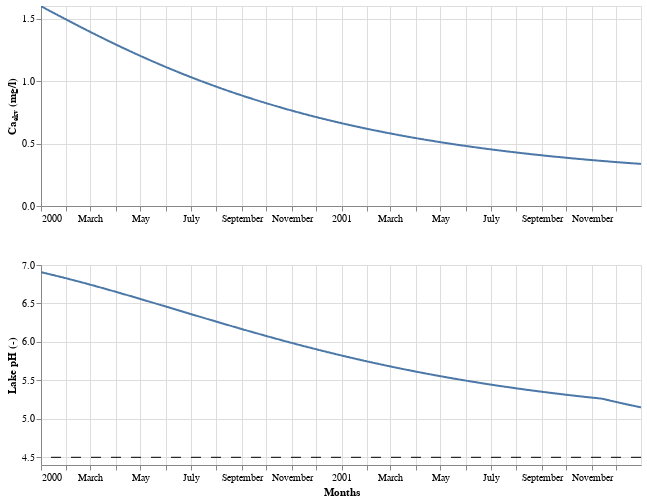

Notebook code for this chart:
### Markdown cell above
## 4. Modify and re-run

### Code cell
lake.flow_prof = "none"
model.plot_result(lib="Altair")

### Figure 1 — Vega-Lite specification as saved in the notebook (floating-point values rounded to 4 significant figures; data arrays with more than 128 entries replaced by an {"elided": "..."} marker saying what was removed)
{"config": {"view": {"continuousWidth": 300, "continuousHeight": 300}}, "vconcat": [{"data": {"name": "data-f73e3bbde06eef32e949975a16371ab3"}, "mark": {"type": "line"}, "encoding": {"tooltip": [{"field": "date", "type": "temporal"}, {"field": "Ca (mg/l)", "format": ",.2f", "type": "quantitative"}], "x": {"axis": {"grid": true, "title": " "}, "field": "date", "type": "temporal"}, "y": {"axis": {"title": "Caₑₖᵥ (mg/l)"}, "field": "Ca (mg/l)", "type": "quantitative"}}, "height": 200, "name": "view_8", "width": 600}, {"layer": [{"data": {"name": "data-f73e3bbde06eef32e949975a16371ab3"}, "mark": {"type": "line"}, "encoding": {"tooltip": [{"field": "date", "type": "temporal"}, {"field": "pH", "format": ",.2f", "type": "quantitative"}], "x": {"axis": {"grid": true, "title": "Months"}, "field": "date", "type": "temporal"}, "y": {"axis": {"title": "Lake pH (-)"}, "field": "pH", "scale": {"zero": false}, "type": "quantitative"}}, "name": "view_7"}, {"data": {"name": "data-6365363ef254e581922c1ab3482028c7"}, "mark": {"type": "rule", "strokeDash": [10, 10]}, "encoding": {"y": {"field": "pH", "type": "quantitative"}}}], "height": 200, "width": 600}], "params": [{"name": "param_9", "select": {"type": "interval", "encodings": ["x", "y"]}, "bind": "scales", "views": ["view_8"]}, {"name": "param_8", "select": {"type": "interval", "encodings": ["x", "y"]}, "bind": "scales", "views": ["view_7"]}], "$schema": "https://vega.github.io/schema/vega-lite/v5.16.3.json", "datasets": {"data-f73e3bbde06eef32e949975a16371ab3": {"elided": "731 records"}, "data-6365363ef254e581922c1ab3482028c7": [{"pH": 4.5}]}}
